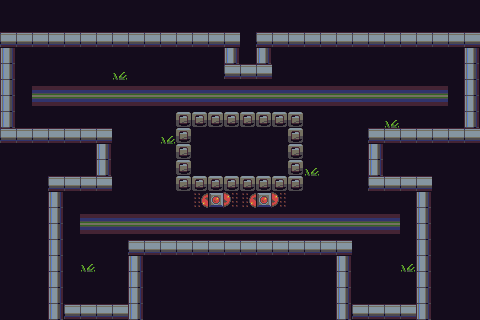

This is a level from a 2D game, rendered from its Tiled map with the project's own tilesets. A one-line summary and the map file follow, with tile-layer data summarised:
An orthogonal 30x20 tile map with 16x16 px tiles, 2 tile layers (Floor, Walls), 1 hidden layer not drawn.

<map version="1.10" tiledversion="1.11.2" orientation="orthogonal" renderorder="right-down" width="30" height="20" tilewidth="16" tileheight="16" infinite="0" nextlayerid="4" nextobjectid="1">
 <tileset firstgid="1" source="1.tsx" />
 <layer id="1" name="Floor" width="30" height="20">
  <data>[600 cells, 600 non-empty, 4 distinct tile ids]</data>
 </layer>
 <layer id="2" name="Walls" width="30" height="20">
  <data>[600 cells, 146 non-empty, 7 distinct tile ids]</data>
 </layer>
 <layer id="3" name="Collision" width="30" height="20" visible="0">
  <data>[600 cells, 140 non-empty, 1 distinct tile ids]</data>
 </layer>
</map>
